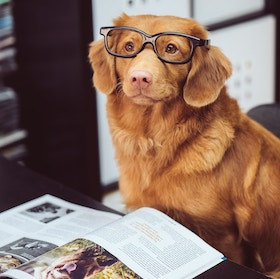
#> input picture opencv_avodha/dog.jpg, 280 x 279 px
$ python blurmethods.py
#> lines starting #> are read from the running program, lines starting #| are printed output that depends on the picture
import cv2
import numpy as np
img=cv2.imread('dog.jpg',1)
#> img is the input picture: shape (279, 280, 3); mean B, G, R 100, 111.8, 138
new_img=cv2.blur(img,(5,5))
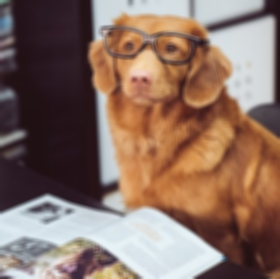
#> new_img: shape (279, 280, 3); mean B, G, R 100, 111.8, 138.1
gaussian_blur=cv2.GaussianBlur(img,(5,5),0)
cv2.imshow('old',img)
cv2.imshow('blur',new_img)
cv2.imshow('guassia',gaussian_blur)

cv2.waitKey(0)
cv2.destroyAllWindows()
